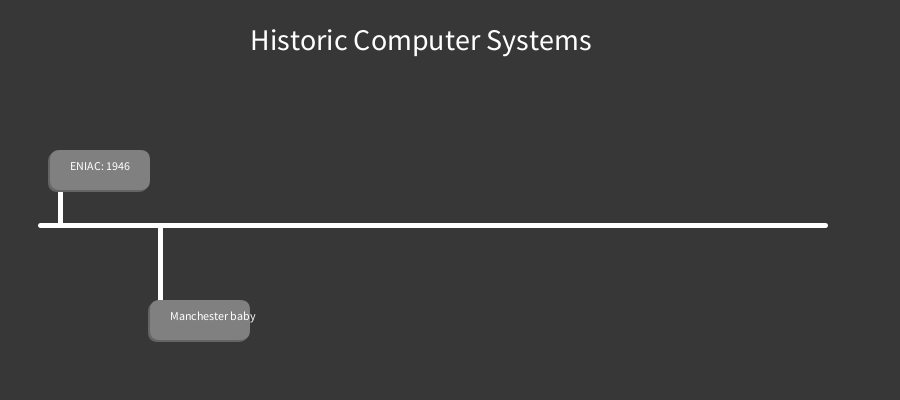
Frame 1 (no input)
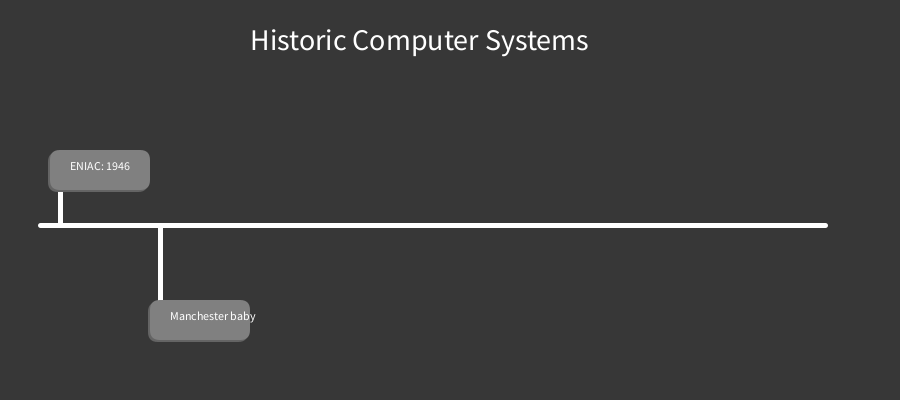
Frame 60 (the mouse pressed at the canvas centre just before this capture)
Frame 120 (the mouse held since frame 60 and released just before this capture): identical to frame 60, image omitted

The Processing sketch that drew these frames (run headless with seeded random() and noise(); from frame 60 on, the mouse is pressed at the canvas centre):

// Processing sketch: Historytimeline
// ── Historytimeline.pde


void setup() {
  size(900,400);
}



void draw() {
  background(55);
  fill(255);
  textSize(30);
  text("Historic Computer Systems", 250,50);
  stroke(255);
  strokeWeight(5);
  line(40,225,825,225);
  histEvent("ENIAC: 1946", "the first electronic programmable computer built in the US.\nit was much faster and more flexible.\nIt was unambiguously a Turing complete device\ncould compute any problem that would fit into its memory.",50,150,100,40);
  histEvent("Manchester baby", "first stored program computer\nbuilt at Victoria University of Manchester\nran its first program on 21 June 1948", 150,300,100,40);
  
}


void histEvent(String bText, String dText, int x, int y, int w, int h) {
  stroke(255);
  line(x+10,y+10,x+10,225);
  noStroke();
  fill(100);
  rect(x-2,y+2,w,h,10);
  fill(128);
  rect(x,y,w,h,10);
  fill(255);
  textSize(12);
  text(bText,x+20,y+20);
  if (mouseX >= x && mouseX <= x+w && mouseY >= y && mouseY <= y+h)
    { fill(255,0,0);
      textSize(10);
      text(dText, x-50,y+60);
    }
}
